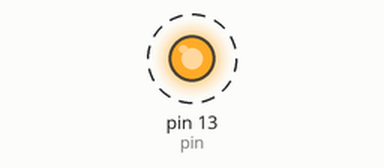
The sketch below on a simulated Arduino Uno, built with avr-gcc and run on an emulated ATmega328P. On the bench: output pins drawn as LEDs (lit = HIGH). Dashed ring = blinking. What the sketch prints to the serial monitor is not drawn.

Above: at 0.5 s.
Timing chart, 0 to 4.6 s (numbered marks = the images above):
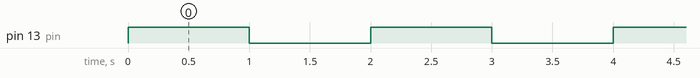

Measured:
- by itself, pin 13 (pin): alternates HIGH for 1.0 s and LOW for 1.0 s

The sketch:

Comunicacion_Serial_Temporizacion.ino
```cpp
int pin = 13;  // Creamos una variable para el pin del LED que se encuentra incluido en la placa Arduino
char dato;  // Variable para recibir dato del monitor serie

void setup() {
  Serial.begin(9600);  // Iniciamos comunicación serial a 9600 baudios
  pinMode(pin,OUTPUT);  // Configuramos pin del LED
}

void loop() {
  // Encendemos el LED
  digitalWrite(pin,HIGH);
  Serial.println("LED encendido");
  delay(1000);   // Esperamos 1 segundo

  // Apagamos el LED
  digitalWrite(pin,LOW);
  Serial.println("LED apagado");
  delay(1000);  // Esperamos 1 segundo
}
```
